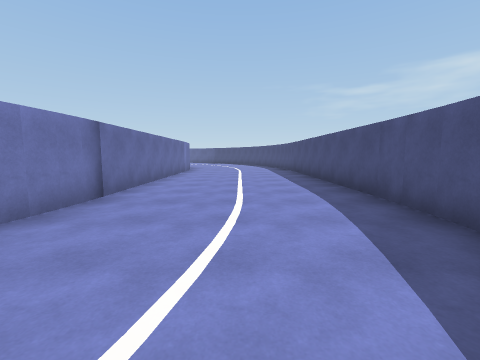
[1] (above)

14 first-person views from a walk through a Unity game level. The camera is 1.4 m above the floor, tilts 6° down and sees 90° across. The floor is counted in squares, 2 m on a side. Each view is taken from the middle of a square. On the plan, view 1 faces up. The plan holds only what a view shows up to about 9 squares ahead; the rest is blank. The place goes on beyond the plan. The player character is not drawn. Some animated figures are not drawn.

[2]
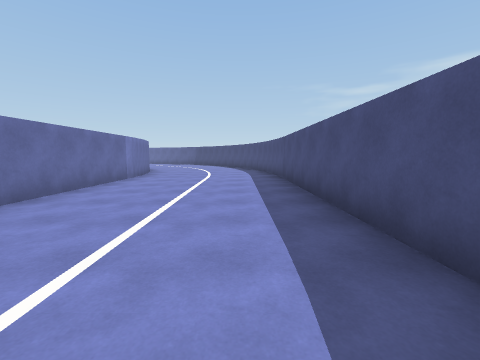

[3]
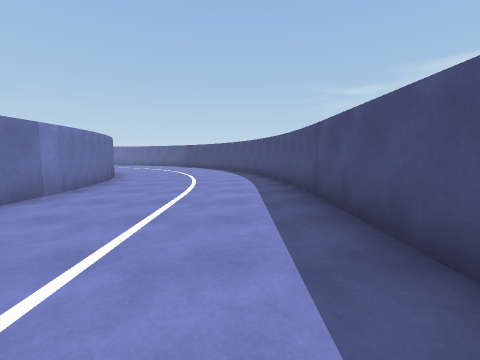

[4]
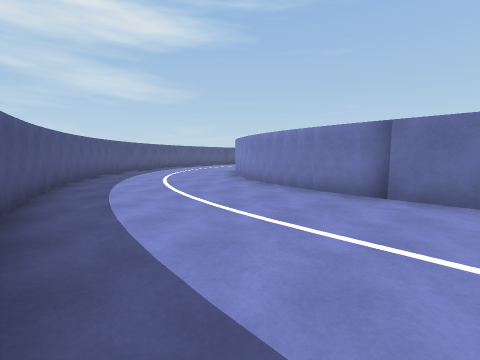

[5]
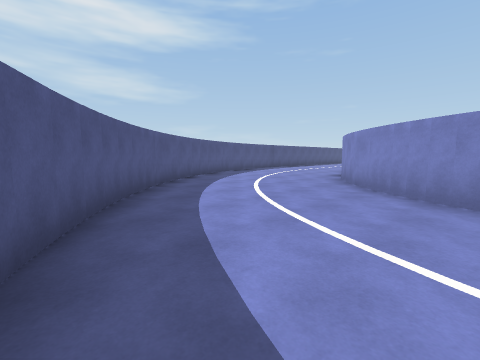

[6]
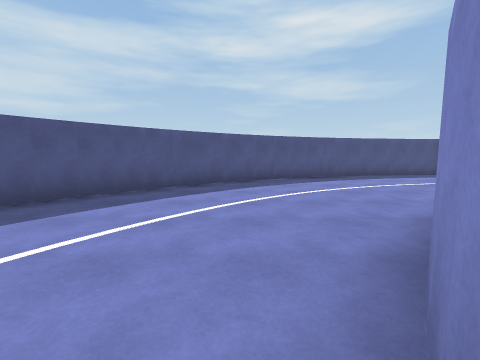

[7]
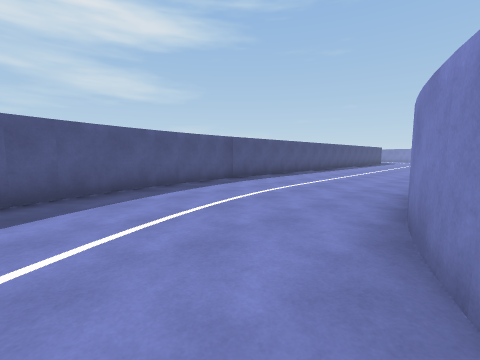

[8]
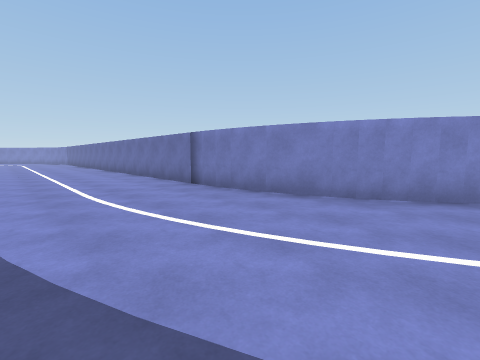

[9]
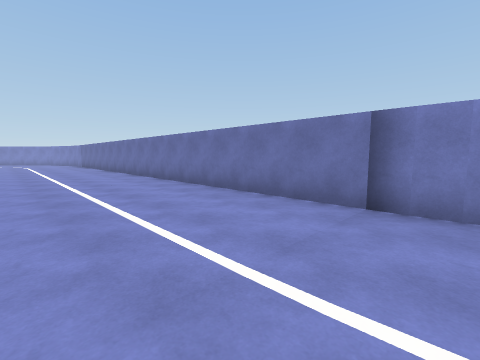

[10]
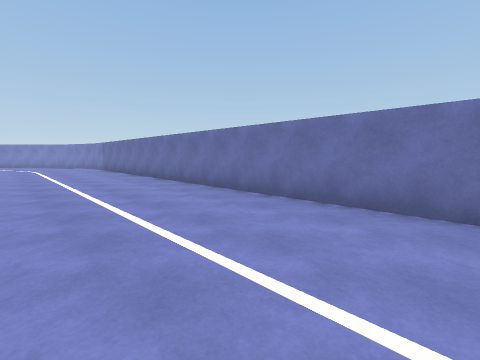

[11]
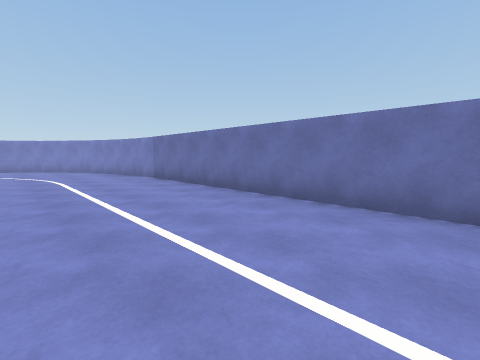

[12]
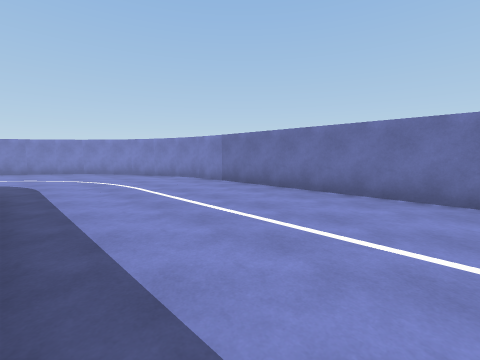

[13]
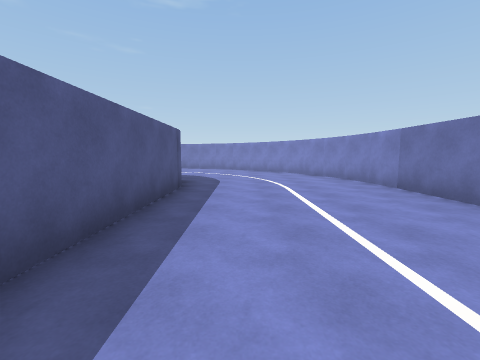

[14]
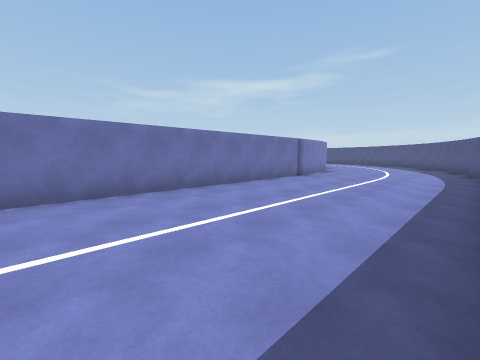

### Floor plan
Points are (right, up) in squares from view 1. A wall is a line through its corners. A room is listed if a view was taken in it or the views show most of it. See-through windows are left out.
Room 1 (views 1, 2, 3, 4, 5, 6, 7, 8, 9, 10, 11, 12, 13, 14)
walls: (-12.5, -8.3) (-8.6, -8.3); (-9, -3.7) (-26, -3.7); (-8.2, -3.6) (-9.2, -3.7); (-7.7, -3.4) (-8.2, -3.5); (-8.8, -8.3) (-7.4, -8.1); (-7, -3.2) (-7.9, -3.5); (-7.5, -8.1) (-6.2, -7.8); (-6, -2.8) (-7.1, -3.3); (-5.7, -2.6) (-6.1, -2.9); (-6.3, -7.9) (-4.4, -7.2); (-4.8, -2) (-5.7, -2.7); (-4.6, -7.3) (-2.9, -6.4); (-4.1, -1.4) (-4.6, -1.9); (-3.7, -0.8) (-4.2, -1.5); (-3, -6.4) (-2.4, -6); (-2.5, -6.1) (-1.5, -5.3); (-25.9, -3.7) (-27, -4); (-25.4, -8.3) (-21.3, -8.3); (-2.8, 0.8) (-3.1, 0.1) (-3.7, -0.9); (-1.6, -5.3) (-0.7, -4.4); (-2.6, 1.6) (-2.9, 0.7); (-26.9, -3.9) (-27.9, -4.3); (-2.4, 2.3) (-2.6, 1.4); (-0.7, -4.5) (0.4, -3); (-2.3, 3.1) (-2.4, 2.2); (-27.8, -4.3) (-28.7, -4.7); (0.4, -3.1) (1.3, -1.4); (-28.6, -4.6) (-29.5, -5.3); (1.2, -1.6) (1.7, -0.3); (-29.4, -5.1) (-30.2, -5.9); (1.6, -0.4) (2.1, 1.3); (-30.1, -5.8) (-30.8, -6.6); (-30.8, -6.5) (-31.3, -7.4); (2.2, 2.1) (2.3, 2.7); (2.3, 2.6) (2.3, 11.4); (-31.3, -7.3) (-31.7, -8.1); (-2.3, 11) (-2.3, 3); (-2.4, 11.5) (-2.3, 10.8)

Positions as (right, up) in squares from view 1, and headings:
1: (0, 0), facing up
2: (1, 3), facing up
3: (1, 6), facing up
4: (2, 5), facing down-left
5: (1, 0), facing down-left
6: (-3, 0), facing down
7: (-5, -3), facing down-left
8: (-5, -7), facing up-left
9: (-9, -7), facing up-left
10: (-13, -7), facing up-left
11: (-18, -7), facing up-left
12: (-20, -8), facing up-left
13: (-20, -7), facing left
14: (-17, -8), facing up-right
